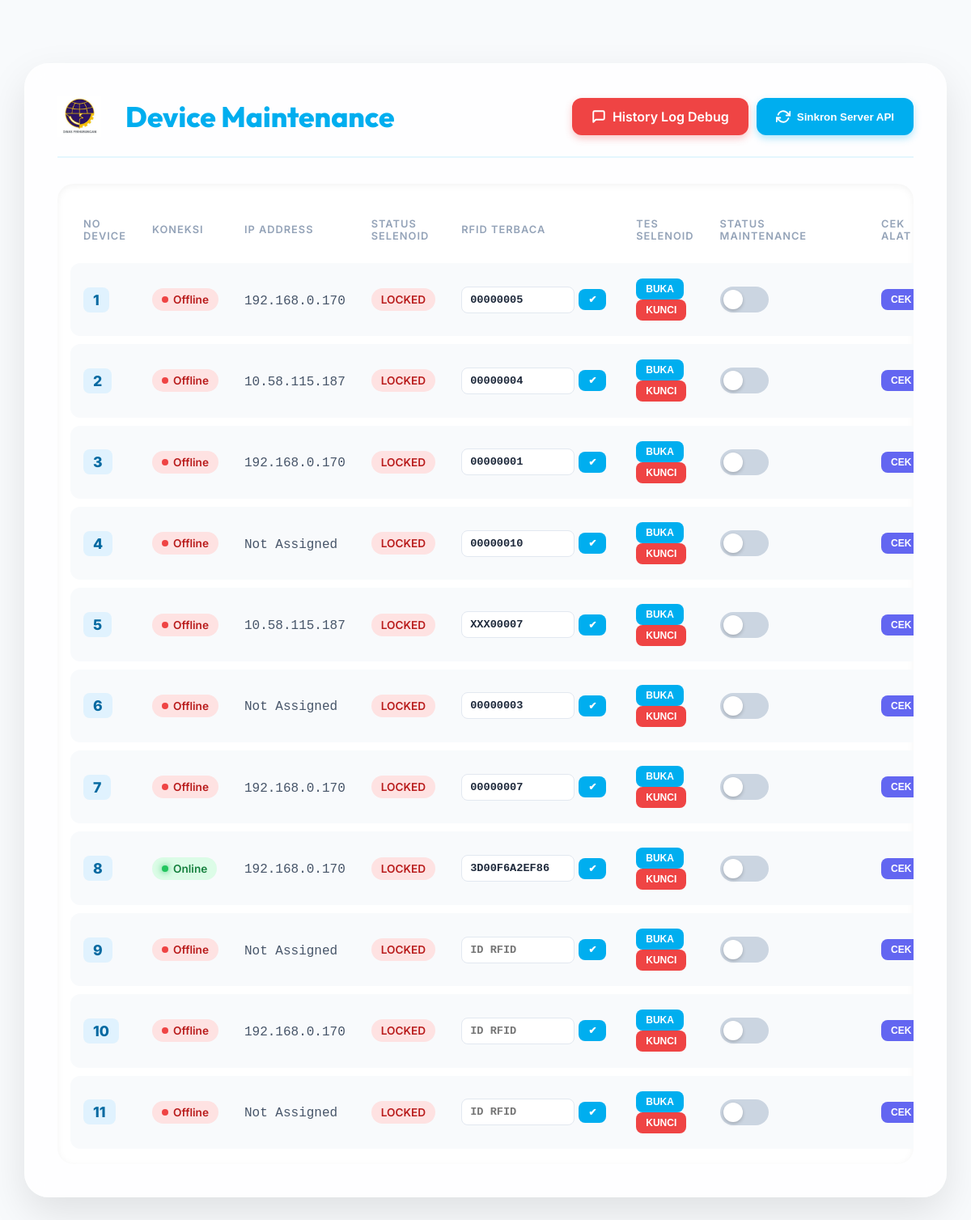
/maintenance, run on an earlier commit of the app's database.
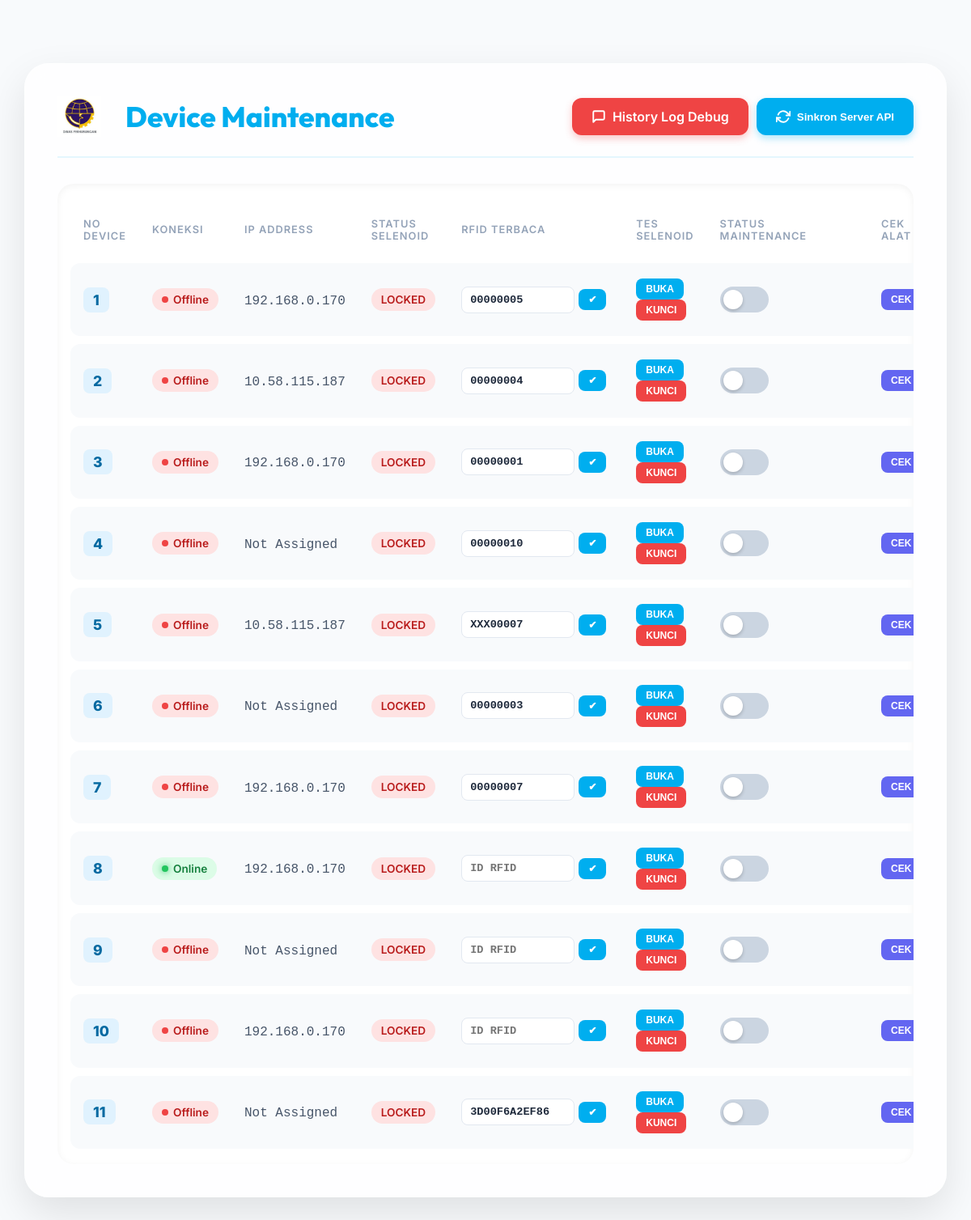
And on a later commit of the database.
### tables this page shows
CREATE TABLE slots (
                id INTEGER PRIMARY KEY AUTOINCREMENT,
                slot_number INTEGER UNIQUE,
                has_bike BOOLEAN NOT NULL DEFAULT 1,
                rfid_tag TEXT,
                is_detected BOOLEAN DEFAULT 0,
                last_update TIMESTAMP DEFAULT CURRENT_TIMESTAMP
            , bike_status TEXT, maintenance BOOLEAN DEFAULT 0, ip_address TEXT, is_connected BOOLEAN DEFAULT 0, solenoid_status BOOLEAN DEFAULT 0, bike_name TEXT);

### app.py (the view)
@app.route('/maintenance')
def maintenance():
    db = get_db()
    slots = db.execute('SELECT * FROM slots ORDER BY slot_number').fetchall()
    settings = db.execute('SELECT * FROM settings').fetchall()
    settings_dict = {s['key']: s['value'] for s in settings}
    return render_template('maintenance.html', slots=slots, settings=settings_dict)

### app.py (called while the page is built)
def get_db():
    conn = sqlite3.connect(DATABASE, timeout=20)
    conn.row_factory = sqlite3.Row
    return conn

### templates/maintenance.html (shortened to what this page needs)
<!DOCTYPE html>
<html lang="id">
<head>
    <link rel="stylesheet" href="{{ url_for('static', filename='css/style.css') }}">
</head>
<body style="background: #f8fafc;">
    <div class="maintenance-container">
        <header class="maint-header">
            <div class="maint-title">
                <img src="{{ url_for('static', filename='img/dishub_logo.png') }}" alt="DISHUB Logo" style="height: 50px; cursor: pointer; margin-right: 15px;" onclick="toggleNavModal()">
                <h1>Device Maintenance</h1>
            </div>
            <div style="display: flex; gap: 10px;">
                <a href="/logs" class="back-btn" style="background: #ef4444; color: white; border: none; box-shadow: 0 4px 10px rgba(239, 68, 68, 0.3);">
                    <svg width="18" height="18" viewBox="0 0 24 24" fill="none" stroke="currentColor" stroke-width="2.5" stroke-linecap="round" stroke-linejoin="round"><path d="M21 15a2 2 0 0 1-2 2H7l-4 4V5a2 2 0 0 1 2-2h14a2 2 0 0 1 2 2z"></path></svg>
                    History Log Debug
                </a>
                <button onclick="syncApi()" class="back-btn" style="background: var(--primary-blue); color: white; border: none; box-shadow: 0 4px 10px rgba(0, 174, 239, 0.3);">
                    Sinkron Server API
                </button>
            </div>
        </header>
        <div class="table-wrapper">
            <table>
                <thead>
                    <tr>
                        <th>No Device</th>
                        <th>Koneksi</th>
                        <th>IP Address</th>
                        <th>Status Selenoid</th>
                        <th>RFID Terbaca</th>
                        <th>Tes Selenoid</th>
                        <th>Status Maintenance</th>
                        <th>Cek Alat</th>
                    </tr>
                </thead>
                <tbody id="deviceTableBody">
                    {% for slot in slots %}
                    <tr>
                        <td>
                            <span class="device-badge">{{ slot.slot_number }}</span>
                        </td>
                        <td>
                            {% if slot.is_connected %}
                            <span class="status-pill status-online">
                                <span class="status-dot dot-online"></span> Online
                            </span>
                            {% else %}
                            <span class="status-pill status-offline">
                                <span class="status-dot dot-offline"></span> Offline
                            </span>
                            {% endif %}
                        </td>
                        <td>
                            <span class="ip-text">{{ slot.ip_address or "Not Assigned" }}</span>
                        </td>
                        <td>
                            <span class="status-pill {{ 'status-online' if slot.solenoid_status else 'status-offline' }}">
                                {{ 'OPEN' if slot.solenoid_status else 'LOCKED' }}
                            </span>
                        </td>
                        <td>
                            <div style="display: flex; gap: 5px; align-items: center;">
                                <input type="text" class="rfid-input" value="{{ slot.rfid_tag or '' }}" placeholder="ID RFID" id="rfid_{{ slot.id }}">
                                <button class="test-btn save-rfid-btn" data-id="{{ slot.id }}">✔</button>
                            </div>
                        </td>
                        <td>
                            <button class="test-btn solenoid-btn" data-id="{{ slot.id }}" data-status="true">BUKA</button>
                            <button class="test-btn btn-red solenoid-btn" data-id="{{ slot.id }}" data-status="false">KUNCI</button>
                        </td>
                        <td>
                            <div style="display: flex; align-items: center;">
                                <label class="switch">
                                    <span class="slider"></span>
                                </label>
                            </div>
                        </td>
                        <td>
                            <button class="test-btn check-btn" data-id="{{ slot.id }}" style="background: #6366f1;">CEK</button>
                        </td>
                    </tr>
                    {% endfor %}
                </tbody>
            </table>
        </div>
    </div>
</body>
</html>

### static/css/style.css (style rules this page uses)
:root { --primary-blue: #00AEEF; --dark-blue: #0056b3; --light-blue: #E1F5FE; --glass-bg: rgba(255, 255, 255, 0.8); --accent-yellow: #FFD700; --gray-bg: #f5f7fa; --text-dark: #333; --shadow: 0 8px 32px 0 rgba(31, 38, 135, 0.15); }
* { margin: 0; padding: 0; box-sizing: border-box; }
body { font-family: 'Inter', sans-serif; background-color: #fff; background-image: linear-gradient(rgba(0, 174, 239, 0.05) 1px, transparent 1px), linear-gradient(90deg, rgba(0, 174, 239, 0.05) 1px, transparent 1px); background-size: 40px 40px; height: 100vh; display: flex; justify-content: center; align-items: center; color: var(--text-dark); }

### templates/maintenance.html (style rules this page uses)
.maintenance-container { width: 95vw; height: 90vh; background: var(--glass-bg); backdrop-filter: blur(12px); border-radius: 30px; border: 1px solid rgba(255, 255, 255, 0.3); box-shadow: 0 20px 50px rgba(0,0,0,0.1); padding: 2.5rem; display: flex; flex-direction: column; overflow: hidden; animation: fadeIn 0.5s ease-out; }
.maint-header { display: flex; justify-content: space-between; align-items: center; margin-bottom: 2rem; border-bottom: 2px solid rgba(0, 174, 239, 0.1); padding-bottom: 1.5rem; }
.maint-title { display: flex; align-items: center; gap: 15px; }
.maint-title h1 { font-family: 'Outfit', sans-serif; color: var(--primary-blue); font-size: 2.2rem; font-weight: 800; }
.back-btn { background: #f1f5f9; color: #64748b; text-decoration: none; padding: 0.8rem 1.5rem; border-radius: 12px; font-weight: 600; display: flex; align-items: center; gap: 8px; transition: all 0.3s; }
.table-wrapper { flex: 1; overflow-y: auto; background: white; border-radius: 20px; box-shadow: inset 0 2px 10px rgba(0,0,0,0.05); padding: 1rem; }
table { width: 100%; border-collapse: separate; border-spacing: 0 10px; }
th { text-align: left; padding: 1rem; color: #94a3b8; font-weight: 600; text-transform: uppercase; font-size: 0.8rem; letter-spacing: 1px; }
td { padding: 1.2rem 1rem; background: #f8fafc; transition: transform 0.2s, box-shadow 0.2s; }
tr td:first-child { border-radius: 12px 0 0 12px; }
tr td:last-child { border-radius: 0 12px 12px 0; }
.device-badge { background: #e0f2fe; color: #0369a1; padding: 5px 12px; border-radius: 8px; font-weight: 800; font-size: 1.1rem; }
.status-pill { display: inline-flex; align-items: center; gap: 6px; padding: 6px 12px; border-radius: 20px; font-size: 0.85rem; font-weight: 600; }
.status-online { background: #dcfce7; color: #15803d; }
.status-offline { background: #fee2e2; color: #b91c1c; }
.status-dot { width: 8px; height: 8px; border-radius: 50%; }
.dot-online { background: #22c55e; box-shadow: 0 0 8px #22c55e; }
.dot-offline { background: #ef4444; }
.ip-text { color: #475569; font-family: 'JetBrains Mono', monospace; font-weight: 500; }
.switch { position: relative; display: inline-block; width: 60px; height: 32px; }
.slider { position: absolute; cursor: pointer; top: 0; left: 0; right: 0; bottom: 0; background-color: #cbd5e1; transition: .4s; border-radius: 34px; }
.slider:before { position: absolute; content: ""; height: 24px; width: 24px; left: 4px; bottom: 4px; background-color: white; transition: .4s; border-radius: 50%; box-shadow: 0 2px 4px rgba(0,0,0,0.2); }
.test-btn { background: var(--primary-blue); color: white; border: none; padding: 6px 12px; border-radius: 8px; font-size: 0.75rem; font-weight: 700; cursor: pointer; transition: all 0.2s; margin-right: 5px; }
.btn-red { background: #ef4444; }
.rfid-input { width: 140px; padding: 8px 10px; border-radius: 8px; border: 1px solid #e2e8f0; font-family: monospace; font-weight: 700; font-size: 0.85rem; color: #1e293b; }

What changed in the data, as far as the page shows it:
changed slots (number 8 of 11 on the later page): rfid_tag "3D00F6A2EF86" → (not shown)
changed slots (number 11 of 11 on the later page): rfid_tag (not shown) → "3D00F6A2EF86"
